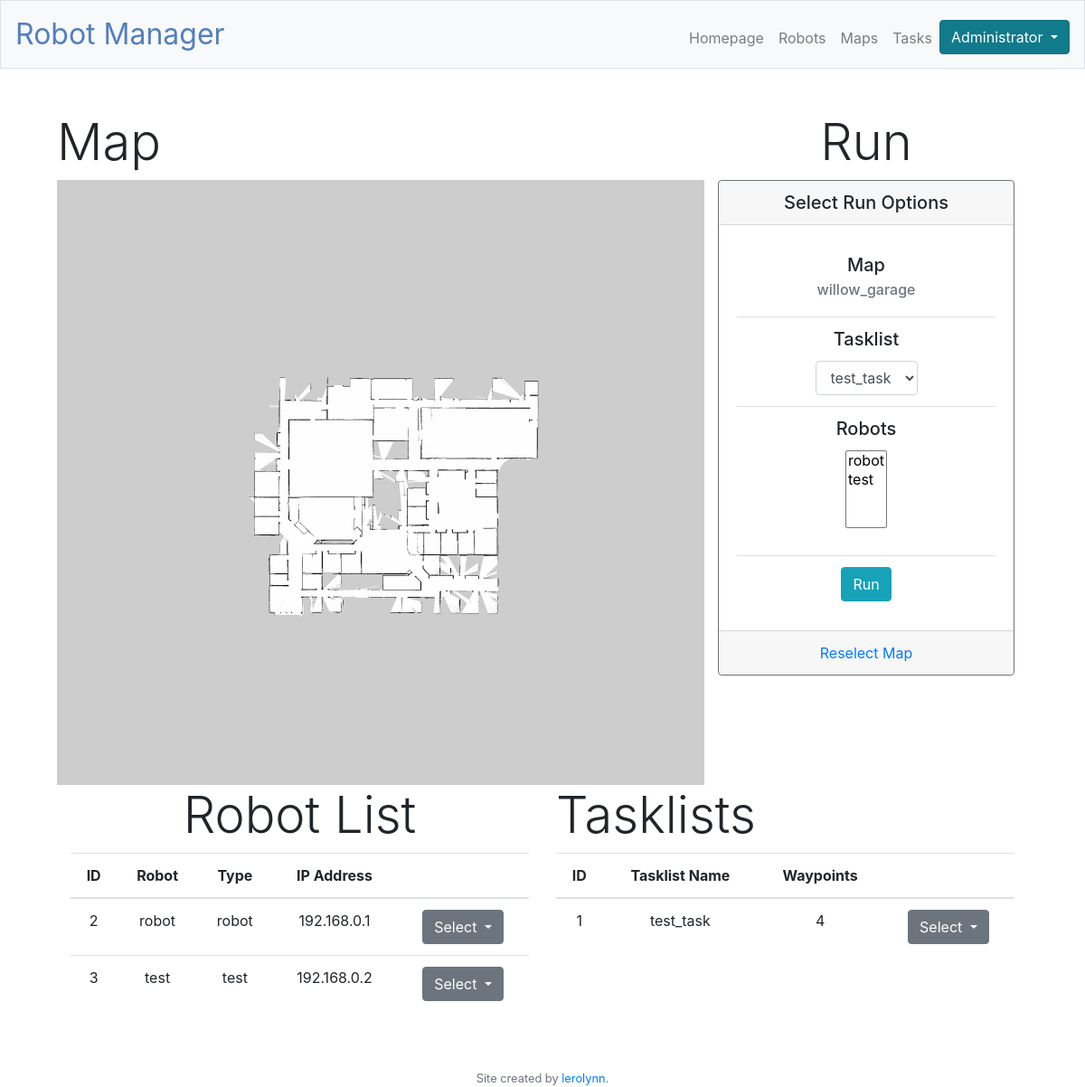
The page / (signed in) on the database its author committed.
### tables this page shows
CREATE TABLE robots (
    id INTEGER PRIMARY KEY NOT NULL,
    user_id INTEGER,
    robot_name TEXT,
    robot_type TEXT,
    ip_address TEXT,
    FOREIGN KEY (user_id) REFERENCES users(id)
);

CREATE TABLE "tasklists" (
	`id`	INTEGER NOT NULL,
	`tasklist_name`	INTEGER NOT NULL,
	`tasklist_file`	TEXT,
	`user_id`	INTEGER,
	`map_id`	INTEGER,
	`map_name`	TEXT,
	`waypoint_count`	INTEGER,
	PRIMARY KEY(id),
	FOREIGN KEY(`user_id`) REFERENCES users ( id ),
	FOREIGN KEY(`map_id`) REFERENCES maps ( id ),
	FOREIGN KEY(`map_name`) REFERENCES maps ( map_name )
);

### app.py (the view)
@app.route("/", methods=["GET"])
def index():
    if not session:
        return redirect("/login")
    cur = conn.cursor()
    cur.execute("SELECT * FROM maps WHERE user_id=?", (session["user_id"],))
    maps = cur.fetchall()
    cur.execute("SELECT * FROM robots WHERE user_id=?", (session["user_id"],))
    robots = cur.fetchall()
    cur.execute("SELECT * FROM tasklists WHERE user_id=?", (session["user_id"],))
    tasklists = cur.fetchall()
    cur.execute("SELECT * FROM homepage WHERE user_id=?", (session["user_id"],))
    rows = cur.fetchall()
    if len(rows) == 0:
        return render_template("index.html", map_path=None, maps=maps, robots=robots, tasklists=tasklists)
    map_path = os.path.join(app.config["STATIC_USR_PATH"], "maps", rows[0][2])
    map_name = rows[0][2].rsplit(".", 1)[0]
    return render_template("index.html", map_path=map_path, map_name=map_name, maps=maps, robots=robots, tasklists=tasklists)

### app.py (called while the page is built)
@app.after_request
def after_request(response):
    response.headers["Cache-Control"] = "no-cache, no-store, must-revalidate"
    response.headers["Expires"] = 0
    response.headers["Pragma"] = "no-cache"
    return response

### templates/index.html (shortened to what this page needs)
{% extends "layout.html" %}
{% block main %}
{% block page_css %}
  <link rel="stylesheet" href="https://stackpath.bootstrapcdn.com/bootstrap/4.1.1/css/bootstrap.min.css">
  <link rel="stylesheet" href="https://cdnjs.cloudflare.com/ajax/libs/bootstrap-select/1.13.1/css/bootstrap-select.css" />
{% endblock %}
  <div class="">
    <div class="row">
      <div class="col-xs-4 col-sm-6 col-md-6 col-lg-8">
        <div class="row">
            <h1 class="display-4">Map</h1>
        </div>
        <div class="row">
          {% if map_path == None %}
            <div class="card border-secondary" style="min-width: 340px; max-width: 1000px;">
              <div class="card-body">
                <h5 class="card-title">Select Map</h5>
                <h6 class="card-subtitle mb-2 text-muted">Select Map to Display</h6>
                <ul class="list-group list-group-flush">
                  <li class="list-group-item">
                    <table class="table table-hover">
                      {% for map in maps %}
                        <tr>
                          <td>{{ map.map_name }}</td>
                          <td>
                            <form action="/select_map" method="POST">
                              <button type="submit" class="btn btn-secondary pull-right" name="display_map" value="{{ map.id }}">Select Map</button>
                            </form>
                          </td>
                        </tr>
                      {% endfor %}
                    </table>
                  </li>
                </ul>
              </div>
            </div>
          {% else %}
            <img src="{{ map_path }}" alt="Display Map">
          {% endif %}
        </div>
      </div>
      <div class="col-xs-4 col-sm-6 col-md-6 col-lg-4">
          <h1 class="display-4">Run</h1>
          <div class="card border-secondary" style="min-width: 300px; ">
            <h5 class="card-header">Select Run Options</h5>
            <div class="card-body">
              <form action="/run_tasks" method="POST">
                <ul class="list-group list-group-flush">
                  <li class="list-group-item">
                    <h5 class="card-title">Map</h5>
                    <h6 class="card-subtitle mb-2 text-muted">{{ map_name }}</h6>
                  </li>
                  <li class="list-group-item">
                    <h5 class="card-title">Tasklist</h5>
                      <select class="form-control" name="tasklist" id="tasklist" data-width="200px">
                        {% for tasklist in tasklists %}
                          <option>{{ tasklist.tasklist_name }}</option>
                        {% endfor %}
                      </select>
                  </li>
                  <li class="list-group-item">
                    <h5 class="card-title">Robots</h5>
                    <div class="form-group">
                      <select multiple class="selectpicker" data-width="200px" name="robotlist" id="robotlist">
                          {% for robot in robots %}
                            <option>{{ robot.robot_name }}</option>
                          {% endfor %}
                        </select>
                    </div>
                  </li>
                  <li class="list-group-item">
                    <button type="submit" class="btn btn-info">Run</button>
                  </li>
                </ul>
              </form>
            </div>
            <div class="card-footer text-muted">
              <form action="/reselect_display" method="POST">
                <a href="#" onclick="document.forms[1].submit();return false;"class="card-link">Reselect Map</a>
              </form>
            </div>
          </div>
      </div>
    </div>
    <div class="row">
      <div class="col col-xs-4">
          <h1 class="display-4">Robot List</h1>
          <table class="table table-hover">
            <thead>
              <tr>
                <th scope="col">ID</th>
                <th scope="col">Robot</th>
                <th scope="col">Type</th>
                <th scope="col">IP Address</th>
                <th scope="col"></th>
              </tr>
            </thead>
            <tbody>
              {% for robot in robots %}
                <tr>
                  <td>{{ robot.id }}</td>
                  <td>{{ robot.robot_name }}</td>
                  <td>{{ robot.robot_type }}</td>
                  <td>{{ robot.ip_address }}</td>
                  <td>
                    <div class="dropdown">
                      <button class="btn btn-secondary dropdown-toggle" type="button" id="dropdownMenuButton" data-toggle="dropdown" aria-haspopup="true" aria-expanded="false">
                        Select
                      </button>
                    </div>
                  </td>
              </tr>
              {% endfor %}
            </tbody>
          </table>
      </div>
      <div class="col col-xs-4">
        <h1 class="display-4 float-left">Tasklists</h1>
        <table class="table table-hover">
          <thead>
            <tr>
              <th scope="col">ID</th>
              <th scope="col">Tasklist Name</th>
              <th scope="col">Waypoints</th>
              <th scope="col"></th>
            </tr>
          </thead>
          <tbody>
            {% for tasklist in tasklists %}
              <tr>
                <td>{{ tasklist.id }}</td>
                <td>{{ tasklist.tasklist_name }}</td>
                <td>{{ tasklist.waypoint_count }}</td>
                <td>
                  <div class="dropdown">
                    <button class="btn btn-secondary dropdown-toggle" type="button" id="dropdownMenuButton" data-toggle="dropdown" aria-haspopup="true" aria-expanded="false">
                      Select
                    </button>
                  </div>
                </td>
              </tr>
            {% endfor %}
          </tbody>
        </table>
      </div>
    </div>
  </div>
{% endblock %}

### templates/layout.html (shortened to what this page needs)
<!DOCTYPE html>
<html lang="en">
    <head>
        <link href="https://maxcdn.bootstrapcdn.com/bootstrap/4.1.3/css/bootstrap.min.css" rel="stylesheet">
        <link href="/static/styles.css" rel="stylesheet">
        {% block page_css %}{% endblock %}
    </head>
    <body>
        <nav class="navbar navbar-expand-md navbar-light bg-light border">
            <a class="navbar-brand" href="/"><span class="blue">Robot Manager</span></a>
            <div class="collapse navbar-collapse" id="navbar">
                <ul class="navbar-nav ml-auto mt-2">
                    {% if not session["username"] %}
                        <li class="nav-item"><a class="nav-link" href="/register">Create Account</a></li>
                        <li class="nav-item"><a class="nav-link" href="/login">Log In</a></li>
                    {% else %}
                        <li class="nav-item"><a class="nav-link" href="/">Homepage</a></li>
                        <li class="nav-item"><a class="nav-link" href="/robots">Robots</a></li>
                        <li class="nav-item"><a class="nav-link" href="/maps">Maps</a></li>
                        <li class="nav-item"><a class="nav-link" href="/tasks">Tasks</a></li>
                        <div class="nav-item dropdown show">
                            <a class="btn btn-info dropdown-toggle" href="#" role="button" id="dropdownMenuLink" data-toggle="dropdown" aria-haspopup="true" aria-expanded="false">
                            {{  session["name"]  }}
                            </a>
                        </div>
                    {% endif %}
                </ul>
            </div>
        </nav>
        <main class="container p-5">
            {% block main %}{% endblock %}
        </main>
        <footer class="small text-center text-muted">
            Site created by <a href="https://www.github.com/lerolynn">lerolynn</a>.
        </footer>
    </body>
</html>

### static/styles.css (style rules this page uses)
nav .navbar-brand { font-size: xx-large; }
nav .navbar-brand .blue { color: #537fbe; }
main .form-control { display: inline-block; width: auto; }
main { overflow-x: auto; text-align: center; }
main img { max-width: 100%; }

### rows shown on the page
robots: id "2", robot_name "robot", robot_type "robot", ip_address "192.168.0.1"
robots: id "3", robot_name "test", robot_type "test", ip_address "192.168.0.2"
tasklists: id "1", tasklist_name "test_task", waypoint_count "4"

### other values the page prints
{{ session["name"] }} "Administrator"
{{ map_name }} "willow_garage"
form field tasklist "test_task"
